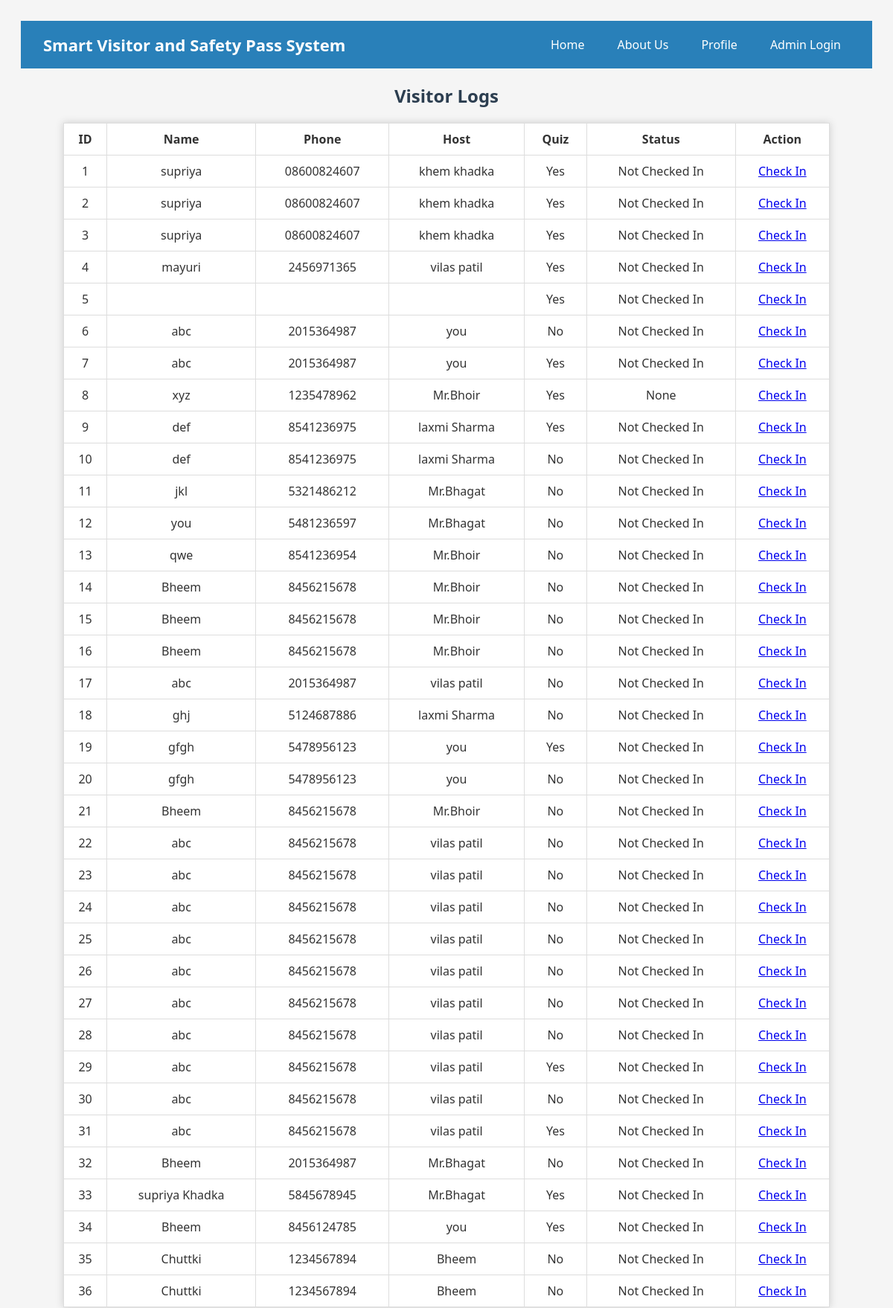
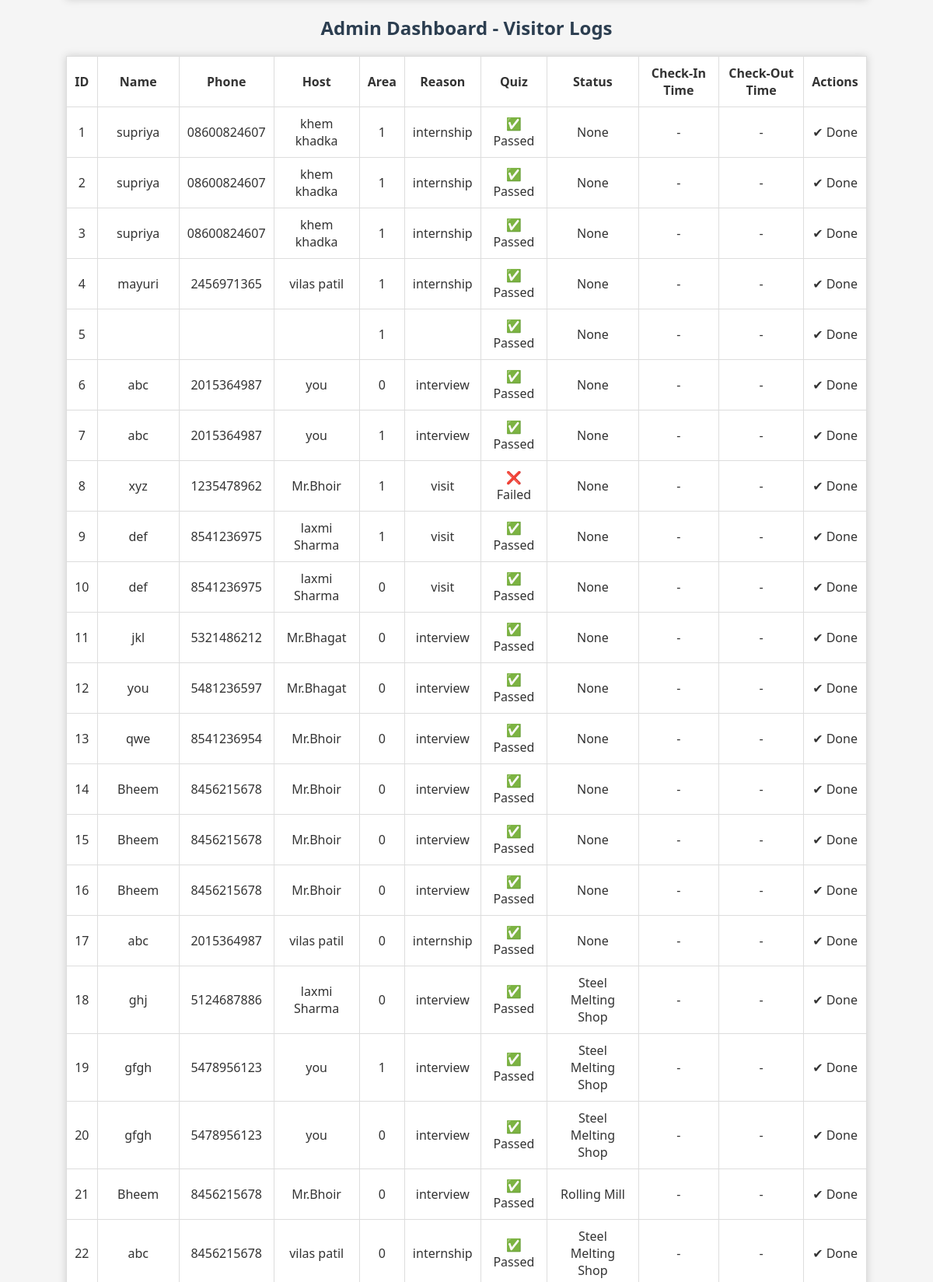
The page /admin (upper part) on the database its author committed (2 pictures, top to bottom).
### tables this page shows
CREATE TABLE visitors (
                    id INTEGER PRIMARY KEY AUTOINCREMENT,
                    name TEXT,
                    phone TEXT,
                    reason TEXT,
                    host TEXT,
                    quiz_passed INTEGER,
                    checkin_status TEXT
                , area TEXT, checkin_time TEXT, checkout_time TEXT);

### app.py (the view)
@app.route('/admin')
def admin():
    conn = sqlite3.connect(DB_NAME)
    c = conn.cursor()
    c.execute("SELECT * FROM visitors")
    data = c.fetchall()
    conn.close()
    return render_template('admin.html', data=data)

### templates/admin.html (shortened to what this page needs)
<!DOCTYPE html>
<html>
<head>
  <link rel="stylesheet" href="{{ url_for('static', filename='style.css') }}">
</head>
<body>
  {% include 'header.html' %}
  <h2>Visitor Logs</h2>
  <table border="1">
    <tr>
      <th>ID</th><th>Name</th><th>Phone</th><th>Host</th>
      <th>Quiz</th><th>Status</th><th>Action</th>
    </tr>
    {% for row in data %}
    <tr>
      <td>{{ row[0] }}</td><td>{{ row[1] }}</td><td>{{ row[2] }}</td>
      <td>{{ row[4] }}</td><td>{{ 'Yes' if row[5] else 'No' }}</td>
      <td>{{ row[6] }}</td>
      <td>
        {% if row[6] != 'Checked In' %}
          <a href="/checkin/{{ row[0] }}">Check In</a>
        {% endif %}
      </td>
    </tr>
    {% endfor %}
  </table>
<h2>Admin Dashboard - Visitor Logs</h2>
<table>
  <thead>
    <tr>
      <th>ID</th>
      <th>Name</th>
      <th>Phone</th>
      <th>Host</th>
      <th>Area</th>
      <th>Reason</th>
      <th>Quiz</th>
      <th>Status</th>
      <th>Check-In Time</th>
      <th>Check-Out Time</th>
      <th>Actions</th>
    </tr>
  </thead>
  <tbody>
    {% for row in data %}
    <tr>
      <td>{{ row[0] }}</td>
      <td>{{ row[1] }}</td>
      <td>{{ row[2] }}</td>
      <td>{{ row[4] }}</td>
      <td>{{ row[5] }}</td>
      <td>{{ row[3] }}</td>
      <td>{{ '✅ Passed' if row[6] else '❌ Failed' }}</td>
      <td>{{ row[7] }}</td>
      <td>{{ row[8] if row[8] else '-' }}</td>
      <td>{{ row[9] if row[9] else '-' }}</td>
      <td>
        {% if row[7] == 'Not Checked In' %}
          <a href="/checkin/{{ row[0] }}"><button>Check In</button></a>
        {% elif row[7] == 'Checked In' and not row[9] %}
          <a href="/checkout/{{ row[0] }}"><button>Check Out</button></a>
        {% else %}
          ✔ Done
        {% endif %}
      </td>
    </tr>
    {% endfor %}
  </tbody>
</table>
  {% include 'footer.html' %}
</body>
</html>

### templates/header.html (shortened to what this page needs)
<!DOCTYPE html>
<html>
<head>
  <link rel="stylesheet" href="{{ url_for('static', filename='style.css') }}">
</head>
<body>
  <header class="navbar">
    <h1>Smart Visitor and Safety Pass System</h1>
    <div class="nav-links">
      <a href="/">Home</a>
      <a href="/about">About Us</a>
      <a href="/profile">Profile</a>
      {% if session.get('user') %}
        <form action="/logout" method="post" style="display: inline;">
          <button type="submit">Logout</button>
        </form>
      {% else %}
        <a href="/login">Admin Login</a>
      {% endif %}
    </div>
  </header>

### templates/footer.html (shortened to what this page needs)
</body>
</html>

### static/style.css (style rules this page uses)
body { font-family: 'Segoe UI', sans-serif; background-color: #f5f5f5; padding: 20px; color: #333; }
h2 { color: #2c3e50; text-align: center; }
table { width: 90%; margin: 20px auto; border-collapse: collapse; background-color: white; box-shadow: 0 0 10px #ccc; }
th, td { padding: 10px; border: 1px solid #ddd; text-align: center; }

### templates/header.html (style rules this page uses)
.navbar { background-color: #2980b9; color: white; padding: 15px 30px; display: flex; justify-content: space-between; align-items: center; }
.navbar h1 { margin: 0; font-size: 22px; font-weight: bold; }
.nav-links { display: flex; gap: 20px; align-items: center; }
.nav-links a, .nav-links form button { color: white; text-decoration: none; font-weight: 500; padding: 6px 12px; border-radius: 5px; background: none; border: none; cursor: pointer; }

### rows shown on the page
visitors: id "1", name "supriya", phone "08600824607", host "khem khadka", quiz_passed "Yes", checkin_status "Not Checked In", quiz_passed "1", reason "internship", checkin_status "✅ Passed", row "None", row "-"
visitors: id "2", name "supriya", phone "08600824607", host "khem khadka", quiz_passed "Yes", checkin_status "Not Checked In", quiz_passed "1", reason "internship", checkin_status "✅ Passed", row "None", row "-"
visitors: id "3", name "supriya", phone "08600824607", host "khem khadka", quiz_passed "Yes", checkin_status "Not Checked In", quiz_passed "1", reason "internship", checkin_status "✅ Passed", row "None", row "-"
visitors: id "4", name "mayuri", phone "2456971365", host "vilas patil", quiz_passed "Yes", checkin_status "Not Checked In", quiz_passed "1", reason "internship", checkin_status "✅ Passed", row "None", row "-"
visitors: id "5", quiz_passed "Yes", checkin_status "Not Checked In", quiz_passed "1", checkin_status "✅ Passed", row "None", row "-"
visitors: id "6", name "abc", phone "2015364987", host "you", quiz_passed "No", checkin_status "Not Checked In", quiz_passed "0", reason "interview", checkin_status "✅ Passed", row "None", row "-"
visitors: id "7", name "abc", phone "2015364987", host "you", quiz_passed "Yes", checkin_status "Not Checked In", quiz_passed "1", reason "interview", checkin_status "✅ Passed", row "None", row "-"
visitors: id "8", name "xyz", phone "1235478962", host "Mr.Bhoir", quiz_passed "Yes", row "None", quiz_passed "1", reason "visit", value "❌ Failed", row "-"
visitors: id "9", name "def", phone "8541236975", host "laxmi Sharma", quiz_passed "Yes", checkin_status "Not Checked In", quiz_passed "1", reason "visit", checkin_status "✅ Passed", row "None", row "-"
visitors: id "10", name "def", phone "8541236975", host "laxmi Sharma", quiz_passed "No", checkin_status "Not Checked In", quiz_passed "0", reason "visit", checkin_status "✅ Passed", row "None", row "-"
visitors: id "11", name "jkl", phone "5321486212", host "Mr.Bhagat", quiz_passed "No", checkin_status "Not Checked In", quiz_passed "0", reason "interview", checkin_status "✅ Passed", row "None", row "-"
visitors: id "12", name "you", phone "5481236597", host "Mr.Bhagat", quiz_passed "No", checkin_status "Not Checked In", quiz_passed "0", reason "interview", checkin_status "✅ Passed", row "None", row "-"
visitors: id "13", name "qwe", phone "8541236954", host "Mr.Bhoir", quiz_passed "No", checkin_status "Not Checked In", quiz_passed "0", reason "interview", checkin_status "✅ Passed", row "None", row "-"
visitors: id "14", name "Bheem", phone "8456215678", host "Mr.Bhoir", quiz_passed "No", checkin_status "Not Checked In", quiz_passed "0", reason "interview", checkin_status "✅ Passed", row "None", row "-"
visitors: id "15", name "Bheem", phone "8456215678", host "Mr.Bhoir", quiz_passed "No", checkin_status "Not Checked In", quiz_passed "0", reason "interview", checkin_status "✅ Passed", row "None", row "-"
visitors: id "16", name "Bheem", phone "8456215678", host "Mr.Bhoir", quiz_passed "No", checkin_status "Not Checked In", quiz_passed "0", reason "interview", checkin_status "✅ Passed", row "None", row "-"
visitors: id "17", name "abc", phone "2015364987", host "vilas patil", quiz_passed "No", checkin_status "Not Checked In", quiz_passed "0", reason "internship", checkin_status "✅ Passed", row "None", row "-"
visitors: id "18", name "ghj", phone "5124687886", host "laxmi Sharma", quiz_passed "No", checkin_status "Not Checked In", quiz_passed "0", reason "interview", checkin_status "✅ Passed", area "Steel Melting Shop", row "-", shows "✔ Done"
visitors: id "19", name "gfgh", phone "5478956123", host "you", quiz_passed "Yes", checkin_status "Not Checked In", quiz_passed "1", reason "interview", checkin_status "✅ Passed", area "Steel Melting Shop", row "-", shows "✔ Done"
visitors: id "20", name "gfgh", phone "5478956123", host "you", quiz_passed "No", checkin_status "Not Checked In", quiz_passed "0", reason "interview", checkin_status "✅ Passed", area "Steel Melting Shop", row "-", shows "✔ Done"
visitors: id "21", name "Bheem", phone "8456215678", host "Mr.Bhoir", quiz_passed "No", checkin_status "Not Checked In", quiz_passed "0", reason "interview", checkin_status "✅ Passed", area "Rolling Mill", row "-", shows "✔ Done"
visitors: id "22", name "abc", phone "8456215678", host "vilas patil", quiz_passed "No", checkin_status "Not Checked In", quiz_passed "0", reason "internship", checkin_status "✅ Passed", area "Steel Melting Shop", row "-", shows "✔ Done"
visitors: id "23", name "abc", phone "8456215678", host "vilas patil", quiz_passed "No", checkin_status "Not Checked In"
visitors: id "24", name "abc", phone "8456215678", host "vilas patil", quiz_passed "No", checkin_status "Not Checked In"
visitors: id "25", name "abc", phone "8456215678", host "vilas patil", quiz_passed "No", checkin_status "Not Checked In"
visitors: id "26", name "abc", phone "8456215678", host "vilas patil", quiz_passed "No", checkin_status "Not Checked In"
visitors: id "27", name "abc", phone "8456215678", host "vilas patil", quiz_passed "No", checkin_status "Not Checked In"
visitors: id "28", name "abc", phone "8456215678", host "vilas patil", quiz_passed "No", checkin_status "Not Checked In"
visitors: id "29", name "abc", phone "8456215678", host "vilas patil", quiz_passed "Yes", checkin_status "Not Checked In"
visitors: id "30", name "abc", phone "8456215678", host "vilas patil", quiz_passed "No", checkin_status "Not Checked In"
visitors: id "31", name "abc", phone "8456215678", host "vilas patil", quiz_passed "Yes", checkin_status "Not Checked In"
visitors: id "32", name "Bheem", phone "2015364987", host "Mr.Bhagat", quiz_passed "No", checkin_status "Not Checked In"
visitors: id "33", name "supriya Khadka", phone "5845678945", host "Mr.Bhagat", quiz_passed "Yes", checkin_status "Not Checked In"
visitors: id "34", name "Bheem", phone "8456124785", host "you", quiz_passed "Yes", checkin_status "Not Checked In"
visitors: id "35", name "Chuttki", phone "1234567894", host "Bheem", quiz_passed "No", checkin_status "Not Checked In"
visitors: id "36", name "Chuttki", phone "1234567894", host "Bheem", quiz_passed "No", checkin_status "Not Checked In"
